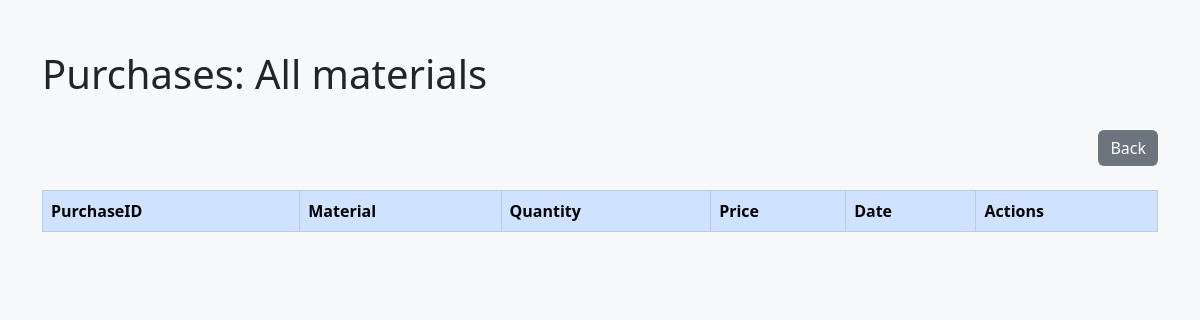
The app's page /material/purchases, older data.
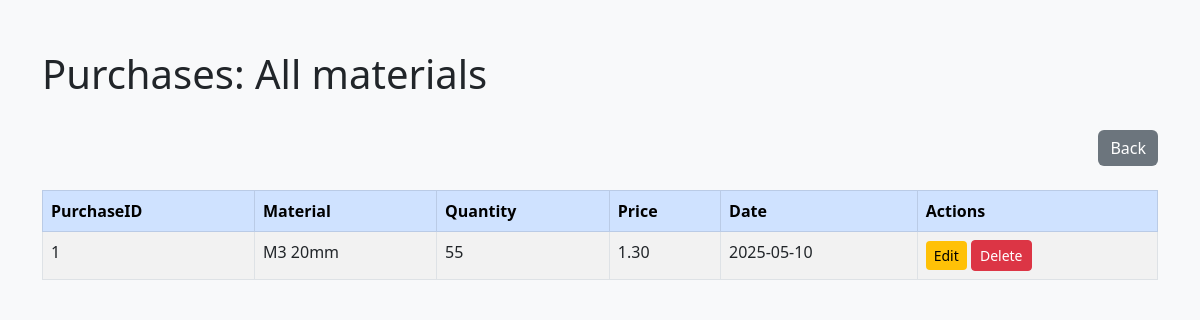
The same page, newer data.
### model/model.py (models this page shows, shortened)
class MaterialPurchase(Base):
    __tablename__ = 'material_purchases'
    purchase_id = Column(Integer, primary_key=True)
    material_id = Column(Integer, ForeignKey('materials.material_id'), nullable=False)
    date  = Column(Date)
    quantity = Column(Integer)
    price = Column(Numeric(10, 2), nullable=False)
    material = relationship("Material", back_populates="purchases")

class Material(Base):
    __tablename__ = 'materials'
    material_id = Column(Integer, primary_key=True)
    name = Column(String)
    description = Column(String)
    stock = Column(Integer)
    purchases = relationship("MaterialPurchase", back_populates="material", cascade="all, delete-orphan")
    products = relationship("ProductMaterial", back_populates="material", cascade="all, delete-orphan")

### app.py (the view)
@app.route('/material/purchases', defaults={'material_id': None})
@app.route('/material/<int:material_id>/purchase/')
def view_material_purchases(material_id):
    material_controller = MaterialController(session)
    if material_id:
        material = material_controller.get_material(material_id)
        if not material:
            return "Material not found", 404
        purchases = material.purchases
        material_name = material.name
    else:
        purchases =[]
        materials = material_controller.get_all_materials()
        for material in materials:
            if material.purchases:
                purchases += material.purchases
        material_name = "All materials"
    return render_template('view_material_purchases.html', material_name=material_name, purchases=purchases)

### controller/controller.py (called while the page is built)
    def get_all_materials(self):
        return self.session.query(Material).all()

### templates/view_material_purchases.html (shortened to what this page needs)
<!DOCTYPE html>
<html lang="en">
<head>
    <link href="https://cdn.jsdelivr.net/npm/bootstrap@5.3.0/dist/css/bootstrap.min.css" rel="stylesheet">
</head>
<body>
    <div class="container">
        <div class="d-flex justify-content-between align-items-center mb-4">
            <h1 class="display-6">Purchases: {{material_name}}</h1>
        </div>
        <div class="d-flex justify-content-end mb-4">
            <a href="/materials" class="btn btn-secondary">Back</a>
        </div>
        <div class="table-responsive">
            <table class="table table-striped table-bordered">
                <thead class="table-primary">
                    <tr>
                        <th>PurchaseID</th>
                        <th>Material</th>
                        <th>Quantity</th>
                        <th>Price</th>
                        <th>Date</th>
                        <th>Actions</th>
                    </tr>
                </thead>
                <tbody>
                    {% for purchase in purchases %}
                    <tr>
                        <td>{{ purchase.purchase_id }}</td>
                        <td>{{ purchase.material.name }}</td>
                        <td>{{ purchase.quantity }}</td>
                        <td>{{ purchase.price }}</td>
                        <td>{{ purchase.date }}</td>
                        <td>
                            <a href="/material/{{ purchase.material_id }}/purchase/{{purchase.purchase_id}}/edit" class="btn btn-warning btn-sm">Edit</a>
                            <a href="/material/{{ purchase.material_id }}/purchase/{{purchase.purchase_id}}/delete" onclick="return confirm('Are you sure you want to delete this record?');" class="btn btn-danger btn-sm">Delete</a>
                        </td>
                    </tr>
                    {% endfor %}
                </tbody>
            </table>
        </div>
    </div>
</body>
</html>

Row changes from the older to the newer data that the page shows:
added MaterialPurchase: purchase_id "1", material.name "M3 20mm", quantity "55", price "1.30", date "2025-05-10"
